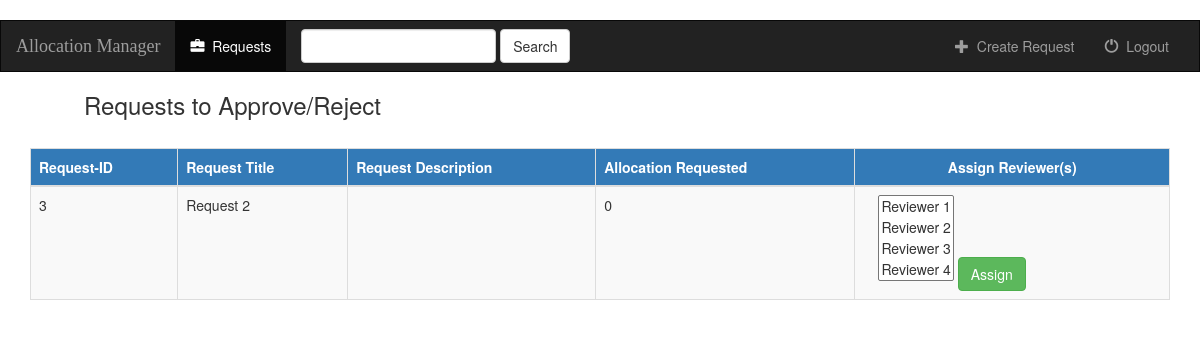
/dashboard/admin/, run on an earlier commit of the app's database.
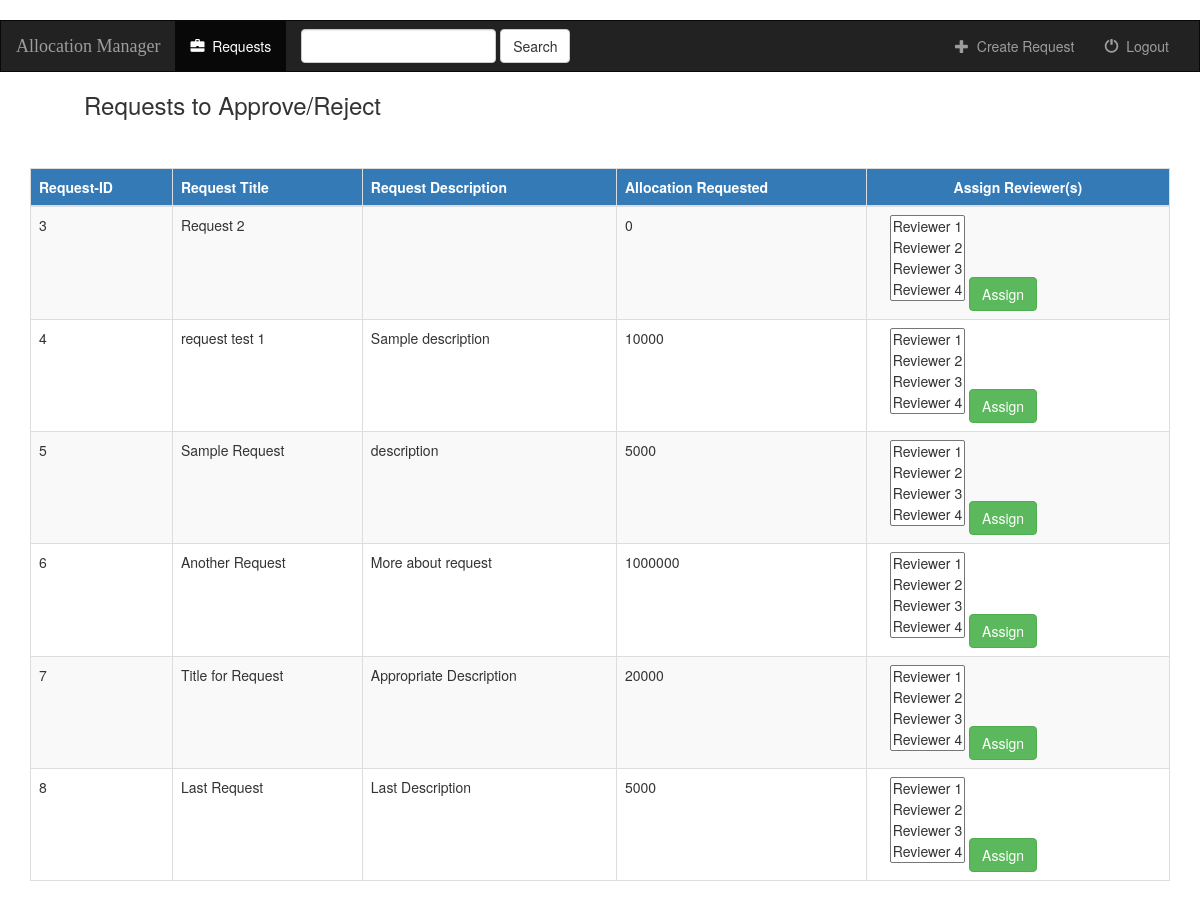
And on a later commit of the database.
### dashboard/models.py (models this page shows, shortened)
class Request(models.Model):
    request_title = models.CharField(max_length=250)
    request_description = models.CharField(max_length=500)
    request_status = models.CharField(max_length=20)
    allocation_type = models.CharField(blank=True,max_length=100)
    applications_to_be_used = models.CharField(blank=True,max_length=100)
    disk_usage_range_per_job = models.BigIntegerField(blank=True,null=True)
    document = models.FileField(blank=True)
    field_of_science = models.CharField(blank=True,max_length=50)
    keywords = models.CharField(blank=True,max_length=100)
    max_memory_per_cpu = models.BigIntegerField(blank=True,null=True)
    num_cpus_per_job = models.BigIntegerField(blank=True,null=True)
    request_reviewed_and_funded_by = models.CharField(blank=True,max_length=100)
    request_date = models.DateTimeField(blank=True, null=True)
    service_units = models.BigIntegerField()
    specific_resource_selection = models.CharField(blank=True,max_length=100)
    typical_su_per_job = models.BigIntegerField(blank=True,null=True)

### dashboard/views.py (the view)
class AdminView(generic.ListView):
    template_name = 'dashboard/admin.html'
    context_object_name = 'all_requests'
    def get_queryset(self):
        return Request.objects.all()

### dashboard/templates/dashboard/admin.html (shortened to what this page needs)
{% extends 'dashboard/base.html' %}
{% block body %}
    {% if all_requests %}
        <h3 style="margin-left: 7%">Requests to Approve/Reject</h3>
        <div class="container">
          <table class="table table-hover table-bordered table-striped table-responsive">
            <thead class="thead-inverse">
              <tr style="background-color: #337ab7;color:white">
                <th>Request-ID</th>
                <th>Request Title</th>
                <th>Request Description</th>
                <th>Allocation Requested</th>
                <th style="text-align: center">Assign Reviewer(s)</th>
              </tr>
            </thead>
            <tbody>
                {% for request in all_requests %}
                  <tr>
                    <td>{{ request.id }}</td>
                    <td>{{ request.request_title }}</td>
                    <td>{{ request.request_description }}</td>
                    <td>{{ request.service_units}}</td>
                    <td>
                        <div class="form-group">
                            <div class="col-sm-10">
                                <select class="selectpicker" data-style="btn-primary" data-live-search="true" multiple>
                                    <option>Reviewer 1</option>
                                    <option>Reviewer 2</option>
                                    <option>Reviewer 3</option>
                                    <option>Reviewer 4</option>
                                </select>
                                <button type="submit" class="btn btn-success">Assign</button>
                            </div>
                        </div>
                    </td>
                  </tr>
                {% endfor %}
            </tbody>
          </table>
        </div>
    {%  else %}
        <h3>No Requests to Review</h3>
    {% endif %}
{%  endblock %}

What changed in the data, as far as the page shows it:
added Request: id "4", request_title "request test 1", request_description "Sample description", service_units "10000"
added Request: id "5", request_title "Sample Request", request_description "description", service_units "5000"
added Request: id "6", request_title "Another Request", request_description "More about request", service_units "1000000"
added Request: id "7", request_title "Title for Request", request_description "Appropriate Description", service_units "20000"
added Request: id "8", request_title "Last Request", request_description "Last Description", service_units "5000"
